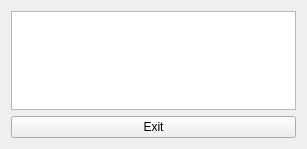
<?xml version="1.0" encoding="UTF-8"?>
<ui version="4.0">
 <class>UserMode</class>
 <widget class="QWidget" name="UserMode">
  <property name="geometry">
   <rect>
    <x>0</x>
    <y>0</y>
    <width>307</width>
    <height>149</height>
   </rect>
  </property>
  <property name="windowTitle">
   <string>Form</string>
  </property>
  <layout class="QVBoxLayout" name="verticalLayout">
   <item>
    <widget class="QListWidget" name="userCoat"/>
   </item>
   <item>
    <widget class="QPushButton" name="exitButton">
     <property name="text">
      <string>Exit</string>
     </property>
    </widget>
   </item>
  </layout>
 </widget>
 <resources/>
 <connections/>
</ui>
